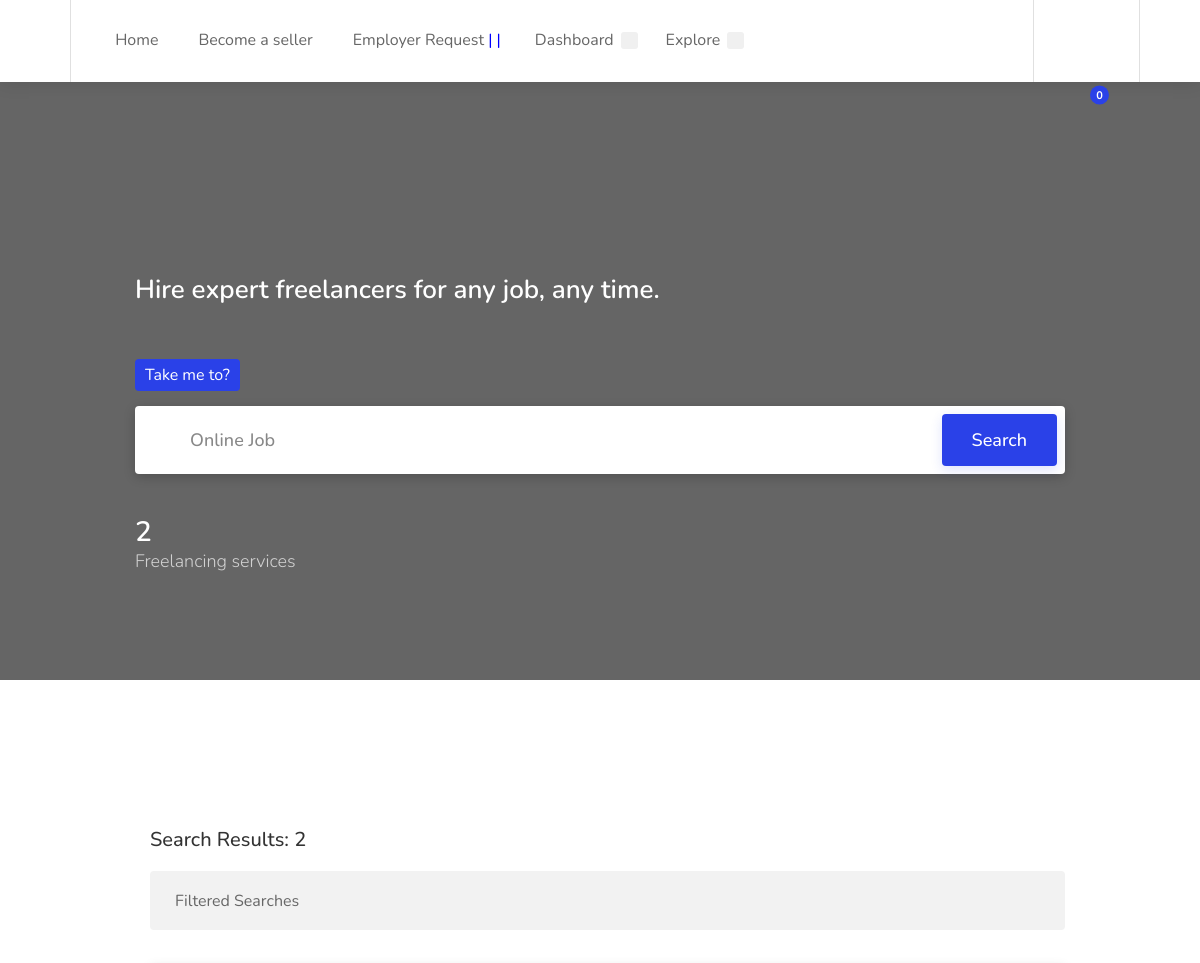
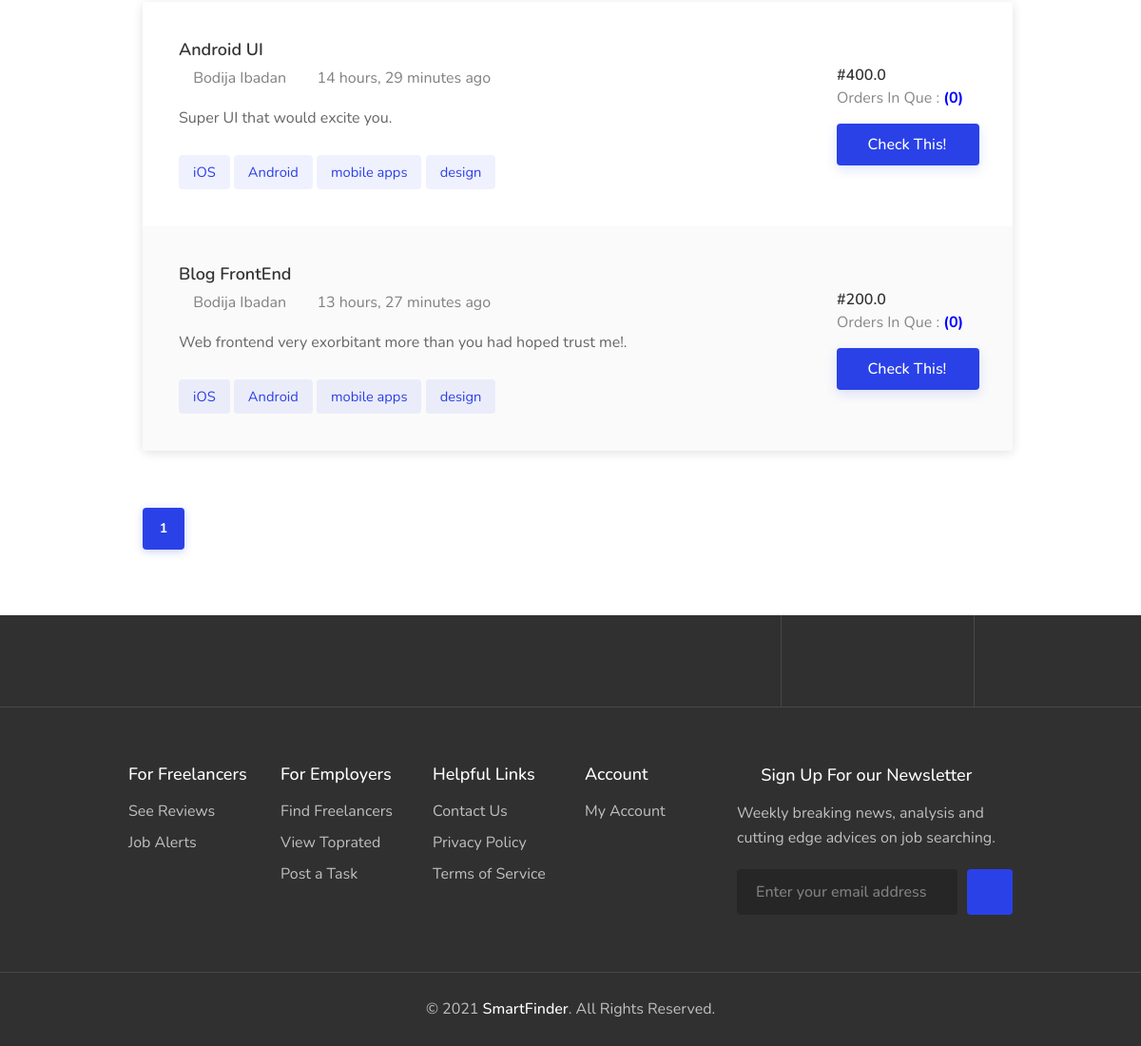
/search_result/1 (signed in), run on the app's committed database (2 pictures, top to bottom).
### core/models.py (models this page shows, shortened)
class Service(models.Model):
    id                  = models.AutoField(primary_key=True)
    owner               = models.ForeignKey(Seller, on_delete = models.CASCADE)
    title               = models.CharField(max_length = 100)
    days                = models.ForeignKey(Delivery_days, on_delete = models.SET_NULL, null = True)
    orders              = models.ForeignKey("Order", on_delete = models.SET_NULL, null = True)
    category            = models.ForeignKey(Category, on_delete = models.CASCADE)
    sub_category        = models.ForeignKey(SubCategory, on_delete = models.SET_NULL, null = True)
    plan                = models.ForeignKey(Plan, on_delete = models.SET_NULL, null = True)
    charge              = models.FloatField()
    description         = models.TextField()
    function            = models.TextField()
    image1              = models.FileField()
    image2              = models.FileField()
    image3              = models.FileField()
    created             = models.DateTimeField(default = timezone.now)
    def get_number_orders(self):
        return self.order_set.all().filter(status = "ordered").count()

class Seller(models.Model):
    id = models.AutoField(primary_key=True)
    admin               = models.OneToOneField(customUser, on_delete = models.CASCADE)
    short_name          = models.CharField(max_length = 20)
    phone_number        = models.CharField(max_length = 20)
    address             = models.CharField(max_length = 100)
    gender              = models.CharField(max_length = 10, choices=Gender, default = 1)
    image               = models.FileField()
    description         = models.TextField()
    language            = models.ForeignKey(Language, on_delete = models.SET_NULL, null = True)
    experience_level    = models.ForeignKey(Xperienece_level, on_delete = models.SET_NULL, null = True)
    category            = models.ForeignKey(Category, on_delete = models.SET_NULL, null = True, related_name="sell")
    sub_category        = models.ForeignKey(SubCategory, on_delete = models.SET_NULL, null = True)
    label               = models.ForeignKey(Label_choice, on_delete = models.SET_NULL, null = True)
    verified            = models.CharField(choices=Verified, default="no", max_length=10)
    created             = models.DateTimeField(default = timezone.now)

### core/views.py (the view)
# urls.py: path('search_result/<str:search_id>', search_result, name = 'search_result'),
def search_result(request, search_id):
    services = Service.objects.filter(category=search_id)
    freelancers = Seller.objects.all().count()
    serv = Service.objects.filter(category=search_id).count()
    paginate = Paginator(services, 2)
    p = request.GET.get("page")
    pages = paginate.get_page(p)
    context = {
        "services":services,
        "serv":serv,
        "freelancers":freelancers,
        "pages":pages
    }
    return render(request, "core_templates/search_result.html", context)

### core/LoginCheckMiddleWare.py (called while the page is built, shortened)
    def process_view(self, request, view_func, *view_args, **view_kwargs):
        module_name = view_func.__module__
        user = request.user
        if user.is_authenticated:
            if user.account_type == "1":
                if module_name == "core.admin_views":
                    pass
                elif module_name == "core.views" or module_name == "django.views.static" or module_name == "django.contrib.admin.sites" or module_name == "django.contrib.admin.options":
                    pass
                else:
                    return HttpResponseRedirect(reverse("smart_admin_home"))
            else:
                return HttpResponseRedirect(reverse("page_404"))

### core/templates/core_templates/search_result.html (shortened to what this page needs)
{% extends 'user_templates/base3.html' %}
{% load static %}
{% block content %}
<div class="intro-banner dark-overlay" data-background-image="{% static 'images2/home-background-02.jpg' %}">
	<div class="transparent-header-spacer"></div>
	<div class="container">
		<div class="row">
			<div class="col-md-12">
				<div class="banner-headline">
					<h3>
						<strong>Hire expert freelancers for any job, any time.</strong>
					</h3>
				</div>
			</div>
		</div>
		<div class="row">
			<div class="col-md-12">
				<form class="intro-banner-search-form margin-top-95" method = "POST" action = "{% url 'search22' %}"> {% csrf_token %}
					<div class="intro-search-field with-autocomplete">
						<label for="autocomplete-input" class="field-title ripple-effect">Take me to?</label>
						<div class="input-with-icon">
							<input id="autocomplete-input" type="text" placeholder="Online Job" name="search22">
						</div>
					</div>
					<div class="intro-search-button">
						<button class="button ripple-effect" type = "submit">Search</button>
					</div>
				</form>
			</div>
		</div>
		<div class="row">
			<div class="col-md-12">
				<ul class="intro-stats margin-top-45 hide-under-992px">
					<li>
						<strong class="counter">{{serv}}</strong>
						<span>Freelancing services</span>
					</li>
				</ul>
			</div>
		</div>
	</div>
</div>
<br><br>
<div class="container">
	<div class="row">
		<div class="col-xl-12 col-lg-12 content-left-offset">
			<h3 class="page-title">Search Results: {{serv}} </h3>
			<div class="notify-box margin-top-15">
				<div class="switch-container">
					<label> Filtered Searches </label>
				</div>
			</div>
			<div class="tasks-list-container compact-list margin-top-35">
				{% for service in pages %}
					<a href="" class="task-listing" id = "refer">
						<div class="task-listing-details">
							<div class="task-listing-description">
								<h3 class="task-listing-title"> {{service.title}} </h3>
								<ul class="task-icons">
									<li><i class="icon-material-outline-location-on"></i> {{ service.owner.address }}</li>
									<li><i class="icon-material-outline-access-time"></i> {{service.created|timesince}} ago</li>
								</ul>
								<p class="task-listing-text">{{service.description}}.</p>
								<div class="task-tags">
									<span>iOS</span>
									<span>Android</span>
									<span>mobile apps</span>
									<span>design</span>
								</div>
							</div>
						</div>
						<div class="task-listing-bid">
							<div class="task-listing-bid-inner">
								<div class="task-offers">
									<strong> #{{service.charge}} </strong>
									<span>Orders In Que : <b style = "color:blue;">({{service.get_number_orders}})</b></span>
								</div>
								<span class="button button-sliding-icon ripple-effect"> Check This! </span>
							</div>
						</div>
					</a>
				{% endfor %}
			</div>
			<div class="row">
				<div class="col-md-12">
					<div class="pagination-container margin-top-60 margin-bottom-60">
						<nav class="pagination">
							<ul>
							{% for page in pages.paginator.page_range %}
								{% if pages.number == page %}
								<li><a href="?page={{page}}" class="current-page ripple-effect"> {{page}}</a></li>
								{% else %}
								<li><a href="?page={{page}}" class="ripple-effect">{{page}}</a></li>
								{% endif %}
							{% endfor %}
							</ul>
						</nav>
					</div>
				</div>
			</div>
		</div>
	</div>
</div>
{% include 'user_templates/footer2.html' %}
{% endblock content %}

### data on the page
Service: title "Android UI", owner.address "Bodija Ibadan", created "14 hours, 29 minutes", description "Super UI that would excite you", charge "400.0", get_number_orders "0"
Service: title "Blog FrontEnd", owner.address "Bodija Ibadan", created "13 hours, 27 minutes", description "Web frontend very exorbitant more than you had hoped trust me!", charge "200.0", get_number_orders "0"

### other printed values
{{ serv }} "2"
{{ page }} "1"
